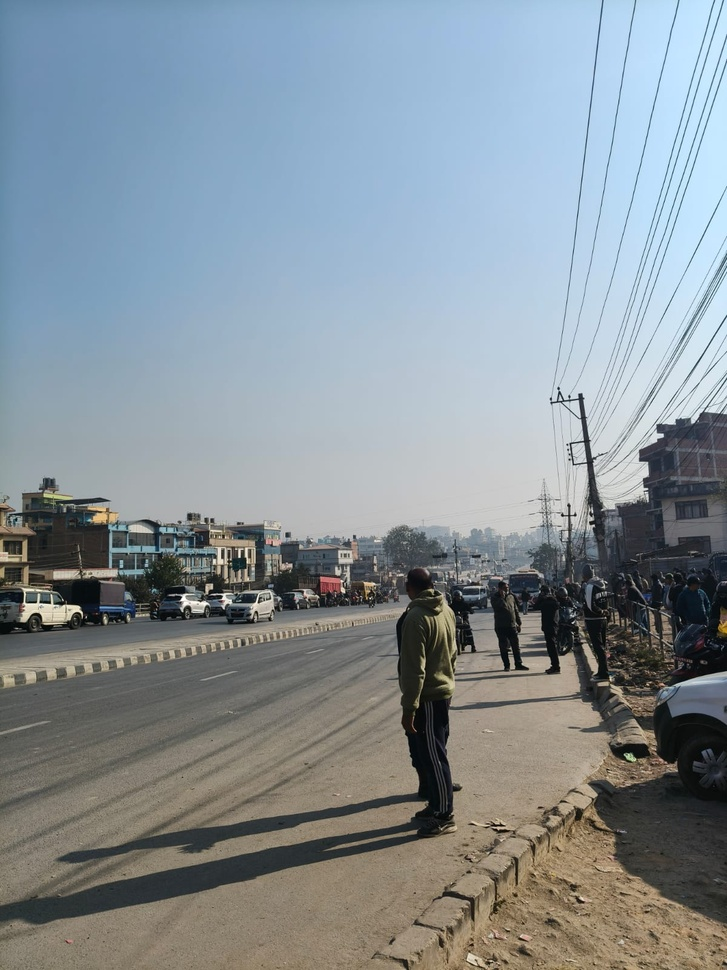
#> input picture Experiments/Edge_Detection/image.jpeg, 727 x 970 px, shrunk from 1200 x 1600 before the run
$ python sobel_operator.py   (older library calls are emulated)
#> lines starting #> are read from the running program, lines starting #| are printed output that depends on the picture
import cv2
import numpy as np
import matplotlib.pyplot as plt

# read image
img = cv2.imread("image.jpeg", cv2.IMREAD_GRAYSCALE)
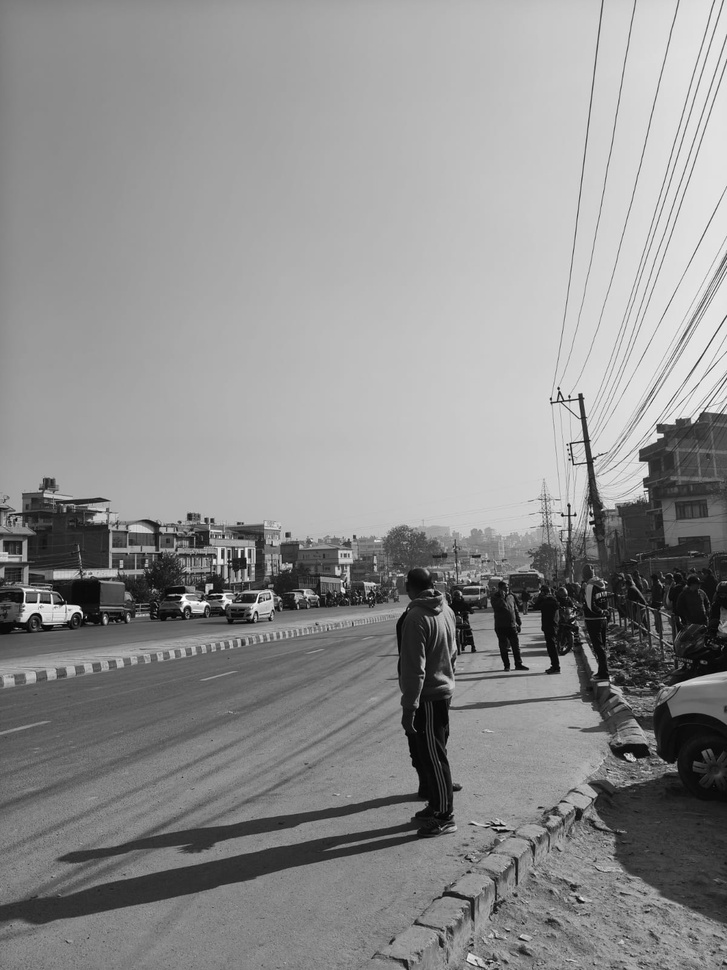
#> img: shape (970, 727); min 0, max 255, mean 142.1

# Sobel X and Y
sobel_x = cv2.Sobel(img, cv2.CV_64F, 1, 0, ksize=3)
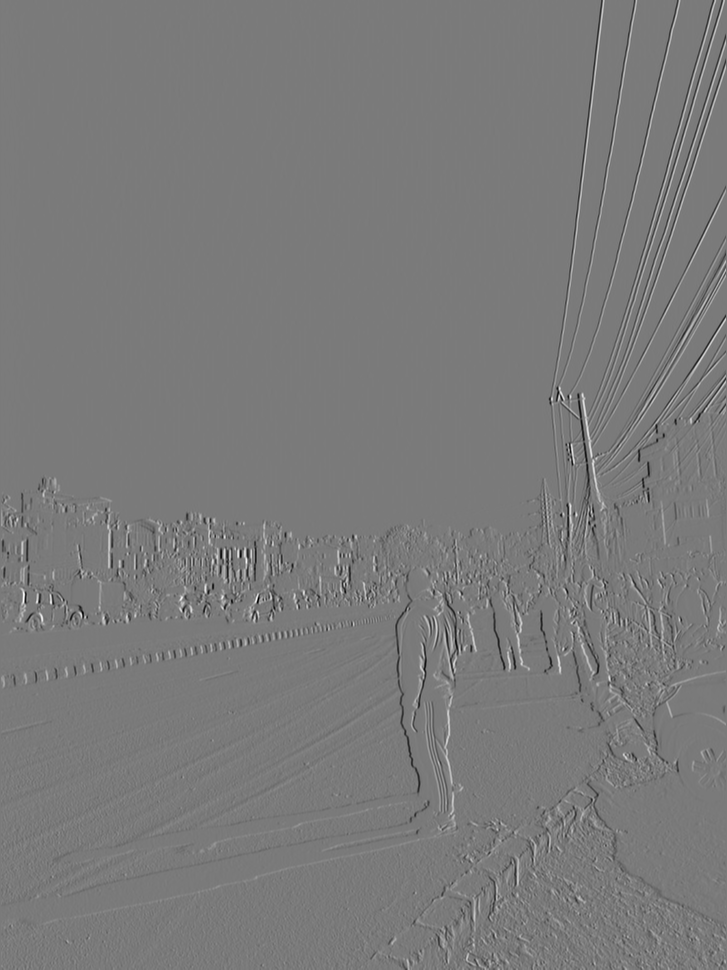
#> sobel_x: shape (970, 727) float64; min -821, max 888, mean 0.1; drawn with min black and max white
sobel_y = cv2.Sobel(img, cv2.CV_64F, 0, 1, ksize=3)
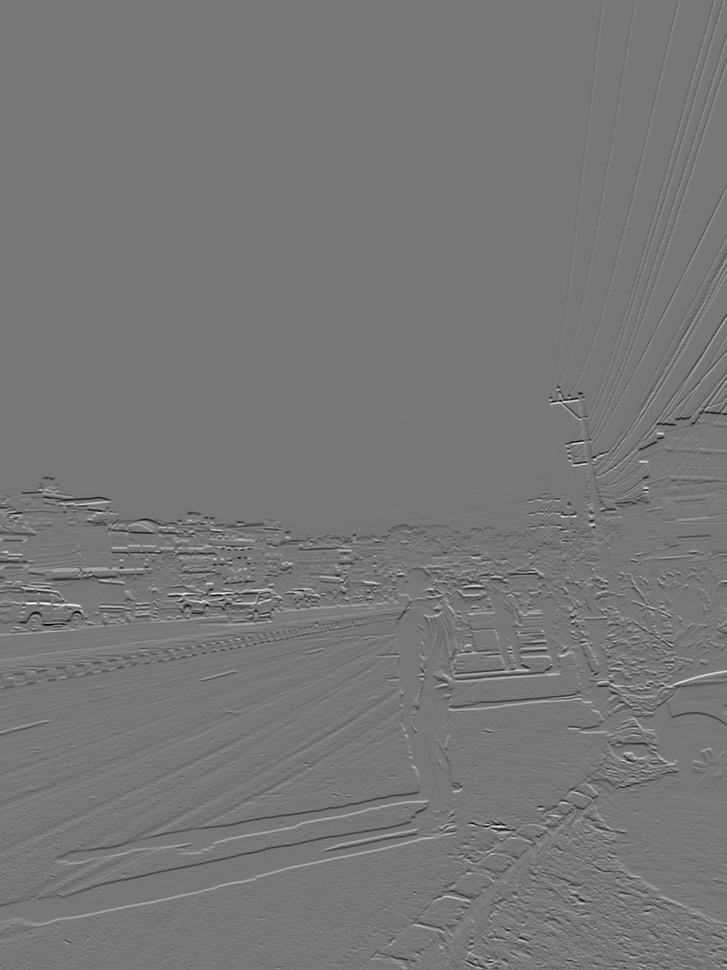
#> sobel_y: shape (970, 727) float64; min -831, max 944, mean -0.4; drawn with min black and max white

# gradient magnitude
sobel_mag = np.sqrt(sobel_x**2 + sobel_y**2)
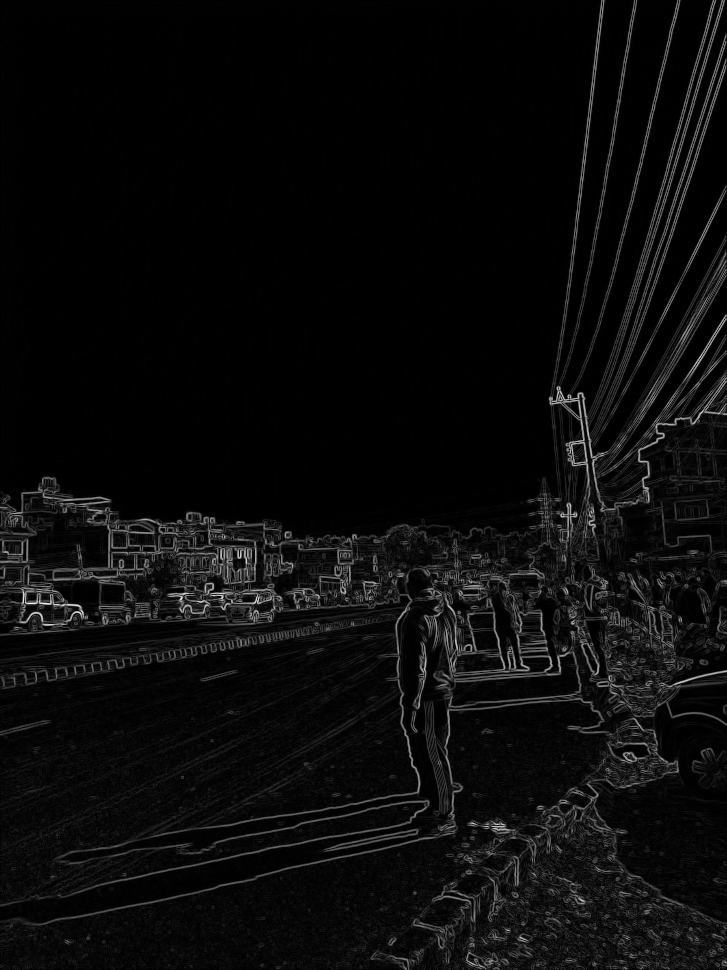
#> sobel_mag: shape (970, 727) float64; min 0, max 980, mean 44.2; drawn with min black and max white

# normalize for display
sobel_mag = cv2.normalize(sobel_mag, None, 0, 255, cv2.NORM_MINMAX)

plt.figure(figsize=(10,4))
plt.subplot(1,3,1); plt.title("Original"); plt.imshow(img, cmap='gray')
plt.subplot(1,3,2); plt.title("Sobel X"); plt.imshow(np.abs(sobel_x), cmap='gray')
plt.subplot(1,3,3); plt.title("Sobel Magnitude"); plt.imshow(sobel_mag, cmap='gray')
plt.show()
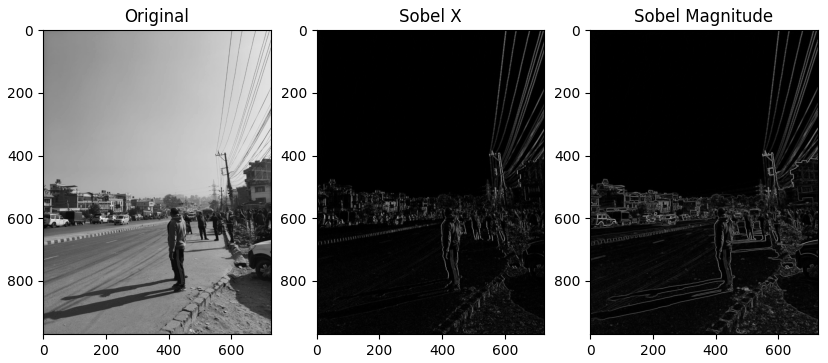
#> figure drawn by matplotlib, 3 panels
